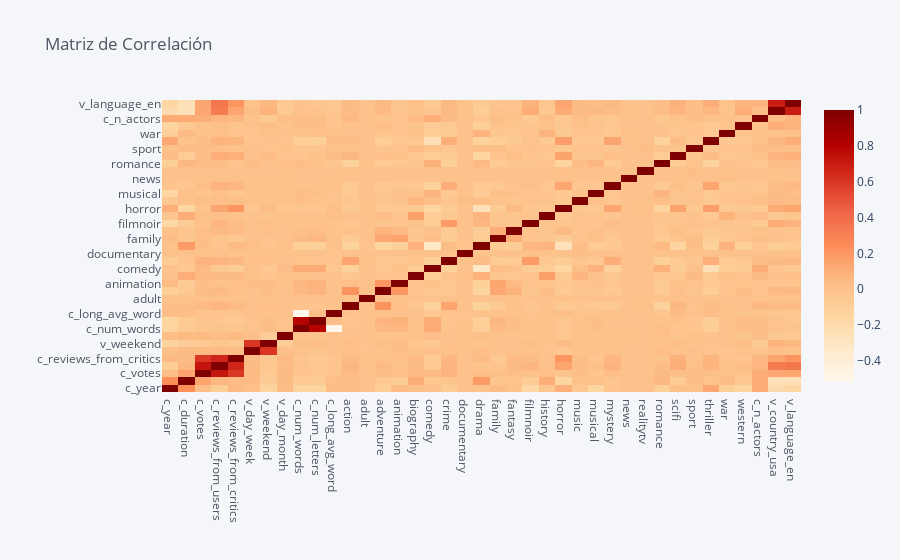

Write notebook code for a chart like this one.
### Code cell
df_aux[[x for x in df_aux if x!="c_avg_vote"]].corr(method="pearson").iplot(kind="heatmap",colorscale="orrd",title="Matriz de Correlación")

### Figure 1 — Plotly figure (JSON) as saved in the notebook; plotly's stock layout.template omitted (floating-point values rounded to 4 significant figures; data arrays with more than 128 entries replaced by an {"elided": "..."} marker saying what was removed)
{"data": [{"colorscale": [[0, "rgb(255,247,236)"], [0.125, "rgb(254,232,200)"], [0.25, "rgb(253,212,158)"], [0.375, "rgb(253,187,132)"], [0.5, "rgb(252,141,89)"], [0.625, "rgb(239,101,72)"], [0.75, "rgb(215,48,31)"], [0.875, "rgb(179,0,0)"], [1, "rgb(127,0,0)"]], "type": "heatmap", "x": ["c_year", "c_duration", "c_votes", "c_reviews_from_users", "c_reviews_from_critics", "v_day_week", "v_weekend", "v_day_month", "c_num_words", "c_num_letters", "c_long_avg_word", "action", "adult", "adventure", "animation", "biography", "comedy", "crime", "documentary", "drama", "family", "fantasy", "filmnoir", "history", "horror", "music", "musical", "mystery", "news", "realitytv", "romance", "scifi", "sport", "thriller", "war", "western", "c_n_actors", "v_country_usa", "v_language_en"], "y": ["c_year", "c_duration", "c_votes", "c_reviews_from_users", "c_reviews_from_critics", "v_day_week", "v_weekend", "v_day_month", "c_num_words", "c_num_letters", "c_long_avg_word", "action", "adult", "adventure", "animation", "biography", "comedy", "crime", "documentary", "drama", "family", "fantasy", "filmnoir", "history", "horror", "music", "musical", "mystery", "news", "realitytv", "romance", "scifi", "sport", "thriller", "war", "western", "c_n_actors", "v_country_usa", "v_language_en"], "z": {"elided": "39x39 float values"}, "zmax": 1, "zmin": -0.5177}], "layout": {"legend": {"bgcolor": "#F5F6F9", "font": {"color": "#4D5663"}}, "paper_bgcolor": "#F5F6F9", "plot_bgcolor": "#F5F6F9", "title": {"font": {"color": "#4D5663"}, "text": "Matriz de Correlación"}, "xaxis": {"gridcolor": "#E1E5ED", "showgrid": true, "tickfont": {"color": "#4D5663"}, "title": {"font": {"color": "#4D5663"}, "text": ""}, "zerolinecolor": "#E1E5ED"}, "yaxis": {"gridcolor": "#E1E5ED", "showgrid": true, "tickfont": {"color": "#4D5663"}, "title": {"font": {"color": "#4D5663"}, "text": ""}, "zerolinecolor": "#E1E5ED"}}}
